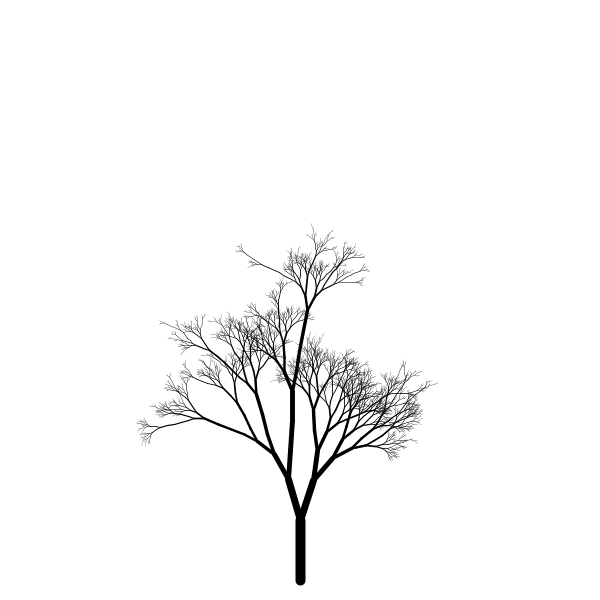
Frame 1 (no input)
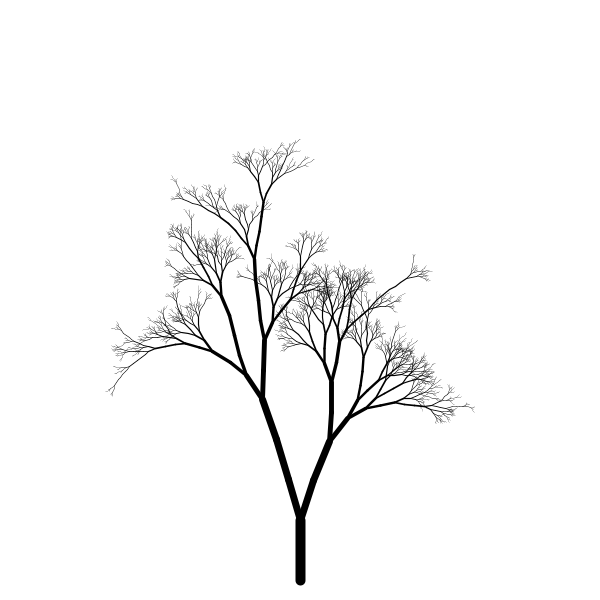
Frame 2 (the mouse pressed at the canvas centre, redrawn once)

The Processing sketch that drew these frames (run headless with seeded random() and noise(); the mouse was pressed at the canvas centre and the sketch redrawn once):

// Processing sketch: tree_recursion
// ── tree_recursion.pde
/* OpenProcessing Tweak of *@*http://www.openprocessing.org/sketch/8752*@* */
/* !do not delete the line above, required for linking your tweak if you re-upload */
void setup() 
{ 
  size(600,600); 
  smooth(); 
  noLoop(); 
} 

void draw() 
{ 
  background(255);    
  strokeWeight(10); 
  translate(width/2,height-20); 
  branch(0); 
} 

void branch(int depth){ 
  if (depth < 12) { 
    line(0,0,0,-height/10); 
    { 
      translate(0,-height/10); 
      rotate(random(-0.1,0.1));  

      if (random(1.0) < 0.6){ // branching   
        rotate(0.3);
        scale(0.7);
        pushMatrix(); 
        branch(depth + 1); 
        popMatrix();     
        rotate(-0.6);
        pushMatrix(); 
        branch(depth + 1);    
        popMatrix();         
      } 
      else { // continue   
        branch(depth);
      } 
    } 
  }
} 


void mouseReleased(){ 
  redraw();  
} 
